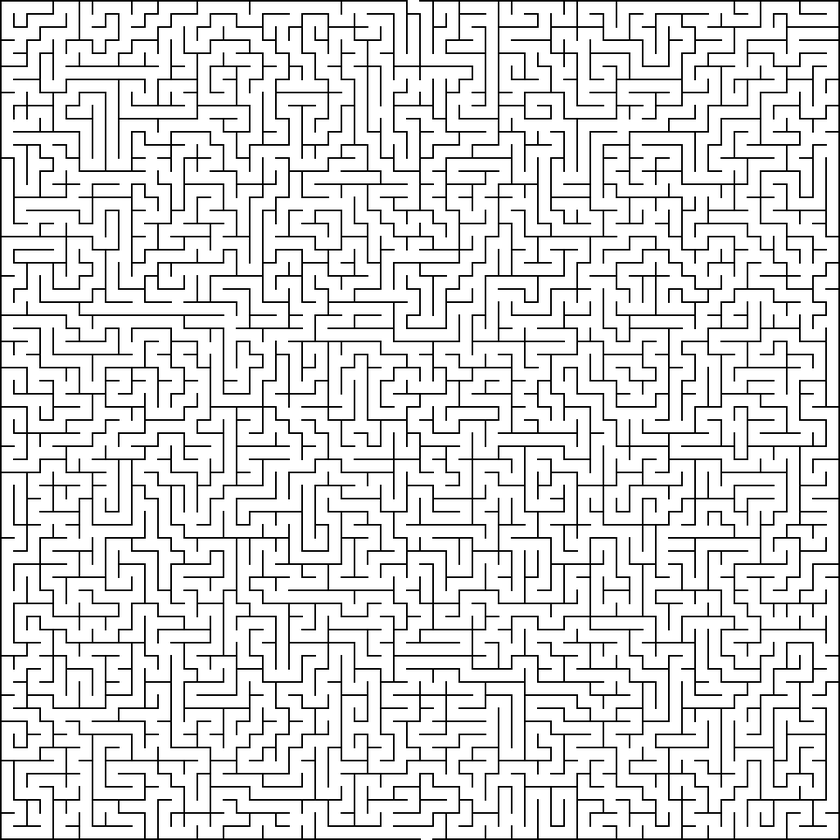
#> input picture MAZE_0.png, 840 x 840 px, shrunk from 1026 x 1026 before the run
$ python maze_solver.py
#> lines starting #> are read from the running program, lines starting #| are printed output that depends on the picture; after the words box and inside, x2 and y2 are one past the last pixel; in counts of white or black regions, pixels touching at a corner belong together
### maze_reader.py
"""
maze_reader.py
==============
Loads and inspects a maze image pair:
  - MAZE_0.png  →  wall layout
  - MAZE_1.png  →  hazard overlay

Public API
----------
load_maze(path)                           → (image_array, h_walls, v_walls)
find_start_goal(h_walls)                  → (start, goal)
get_start(h_walls)                        → (row, col)
get_goal(h_walls)                         → (row, col)

load_hazards(path)                        → {(row, col): Hazard}
print_summary(start, goal, hazards)       → prints maze summary

cell_center(row, col)                     → (x, y) pixel coords of cell centre

# Movement
in_bounds(row, col)                       → bool
can_move(row, col, direction, ...)        → bool

# Hazards (simplified)
if_alive(row, col, hazards)               → bool
get_hazard(row, col, hazards)             → Hazard | None

# Dynamic fire
update_fire_in_hazards(hazards)           → updated hazards dict
"""

from collections import Counter
from enum import Enum

import numpy as np
from PIL import Image

# ---------------------------------------------------------------------------
# Grid constants
# ---------------------------------------------------------------------------
GRID  = 64   # cells per side
WALL  = 2    # wall-strip width in pixels
STEP  = 16   # pixels per cell (wall shared between neighbours)
INNER = 14   # usable inner-cell size in pixels

# ---------------------------------------------------------------------------
# Actions & directions
# ---------------------------------------------------------------------------
ACTION_DELTAS   = {0: (-1, 0), 1: (0, 1), 2: (1, 0), 3: (0, -1)}
REVERSE_ACTION  = {0: 2, 1: 3, 2: 0, 3: 1}
ACTION_NAMES    = {0: "UP", 1: "RIGHT", 2: "DOWN", 3: "LEFT"}

# ---------------------------------------------------------------------------
# Hazard definitions
# ---------------------------------------------------------------------------
class Hazard(Enum):
    FIRE       = "fire"
    CONFUSION  = "confusion"
    TP_GREEN   = "tp_green"
    TP_YELLOW  = "tp_yellow"
    TP_PURPLE  = "tp_purple"
    TP_RED     = "tp_red"

HAZARD_LABELS = {
    Hazard.FIRE:      "FIRE",
    Hazard.CONFUSION: "CONFUSION",
    Hazard.TP_GREEN:  "TP_GREEN",
    Hazard.TP_YELLOW: "TP_YELLOW",
    Hazard.TP_PURPLE: "TP_PURPLE",
    Hazard.TP_RED:     "TP_RED",
}

HAZARD_LABELS = {
    Hazard.FIRE:      "FIRE",
    Hazard.CONFUSION: "CONFUSION",
    Hazard.TP_GREEN:  "TP_GREEN",
    Hazard.TP_YELLOW: "TP_YELLOW",
    Hazard.TP_PURPLE: "TP_PURPLE",
    Hazard.TP_RED:     "TP_RED",
}

# ---------------------------------------------------------------------------
# Coordinate helpers
# ---------------------------------------------------------------------------
def cell_center(row, col):
    """Return pixel (x, y) at the centre of cell (row, col)."""
    x = WALL + col * STEP + INNER // 2
    y = WALL + row * STEP + INNER // 2
    return x, y


# ---------------------------------------------------------------------------
# Wall loading
# ---------------------------------------------------------------------------
def load_maze(path="MAZE_0.png"):
#> called with path = 'MAZE_0.png'
    image = np.array(Image.open(path).convert("RGB"))
    black = np.zeros(3, dtype=np.uint8)

    v_walls = np.full((GRID, GRID + 1), False)
    h_walls = np.full((GRID + 1, GRID), False)

    for row in range(GRID):
        y0 = WALL + row * STEP
        y1 = y0 + INNER
        for wi in range(GRID + 1):
            strip = image[y0:y1, wi * STEP: wi * STEP + WALL]
            v_walls[row, wi] = np.mean(np.all(strip == black, axis=2)) > 0.5
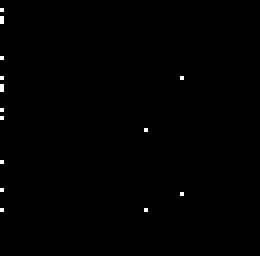
#> v_walls: shape (64, 65) bool (shown 4 times larger); 0.38% white in thin lines or dots, all inside (x1, y1, x2, y2) = (0, 2, 46, 53)

    for wi in range(GRID + 1):
        y0, y1 = wi * STEP, wi * STEP + WALL
        for col in range(GRID):
            x0 = WALL + col * STEP
            strip = image[y0:y1, x0: x0 + INNER]
            h_walls[wi, col] = np.mean(np.all(strip == black, axis=2)) > 0.5
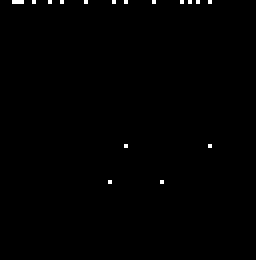
#> h_walls: shape (65, 64) bool (shown 4 times larger); 0.43% white in thin lines or dots, all inside (x1, y1, x2, y2) = (3, 0, 53, 46)

    return image, h_walls, v_walls


def find_start_goal(h_walls):
    """
    Find the open entry gap (bottom edge) and exit gap (top edge).

    Returns
    -------
    start : (row, col)
    goal  : (row, col)
    """
    start = (GRID - 1, int(np.where(~h_walls[-1])[0][0]))
    goal  = (0,        int(np.where(~h_walls[0])[0][0]))
    return start, goal


# ---------------------------------------------------------------------------
# Hazard loading
# ---------------------------------------------------------------------------
def _classify_color(r, g, b):
    """Map an average RGB value to a Hazard type, or None if unrecognised."""

    # confusion
    if 155 <= r <= 195 and 110 <= g <= 145 and 55 <= b <= 82:
        return Hazard.CONFUSION

    # fire
    if r >= 220 and 85 <= g <= 160 and 20 <= b <= 100 and (r - g) > 70:
        return Hazard.FIRE

    # green teleporter
    if g > 170 and b > 100 and r < 170:
        return Hazard.TP_GREEN

    # yellow / orange teleporter
    if r > 180 and g > 130 and b < 110:
        return Hazard.TP_YELLOW

    # purple teleporter
    if r > 90 and r < 210 and g < 150 and b > 140:
        return Hazard.TP_PURPLE

    if r > 200 and g < 100 and b < 100:
        return Hazard.TP_RED

    return None


def load_hazards(path="MAZE_1.png"):
    """
    Detect hazard type for every cell by sampling a 10×10 pixel patch
    around the cell centre, filtering out background pixels, then
    classifying the remaining colour.

    Returns
    -------
    hazards : dict  {(row, col): Hazard}
    """
#> called with path = 'MAZE_1.png'
    img = np.array(Image.open(path).convert("RGB"))
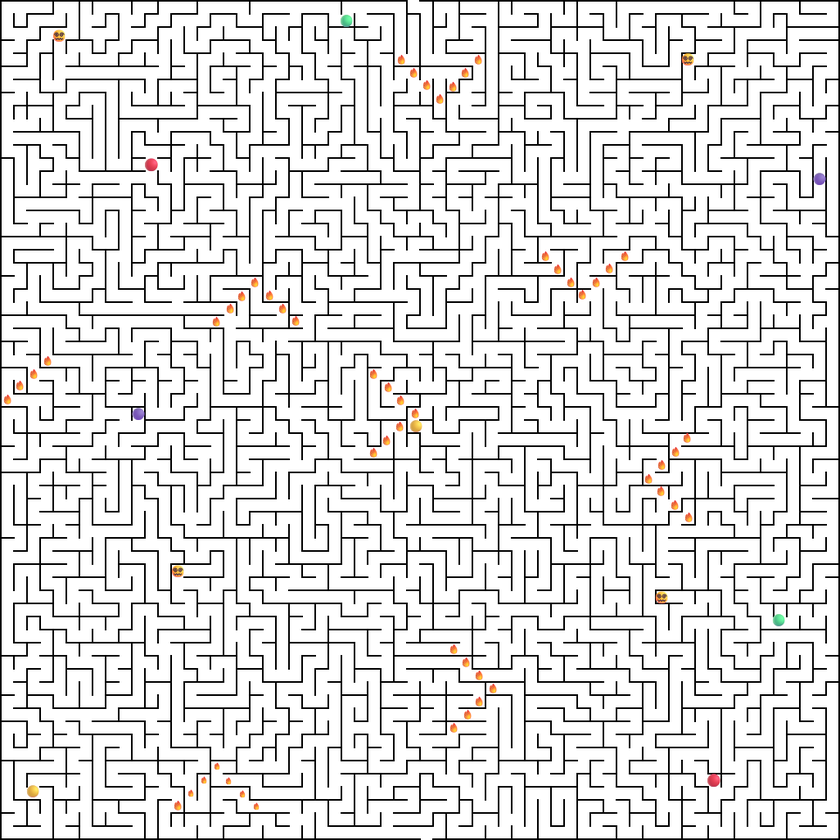
#> input picture MAZE_1.png, 840 x 840 px, shrunk from 1026 x 1026 before the run
    hazards = {}

    for row in range(GRID):
        for col in range(GRID):
            cx, cy = cell_center(row, col)
            y0 = max(0, cy - 5);  y1 = min(img.shape[0], cy + 5)
            x0 = max(0, cx - 5);  x1 = min(img.shape[1], cx + 5)
            patch = img[y0:y1, x0:x1]

            is_white = np.all(patch > 228, axis=2)
            is_black = np.all(patch < 40,  axis=2)
            mask     = ~is_white & ~is_black
            if mask.sum() < 4:
                continue

            px      = patch[mask]
            r, g, b = float(px[:, 0].mean()), float(px[:, 1].mean()), float(px[:, 2].mean())

            hz = _classify_color(r, g, b)
            if hz is not None:
                hazards[(row, col)] = hz
#> (the rest of the program and of its run is left out)
